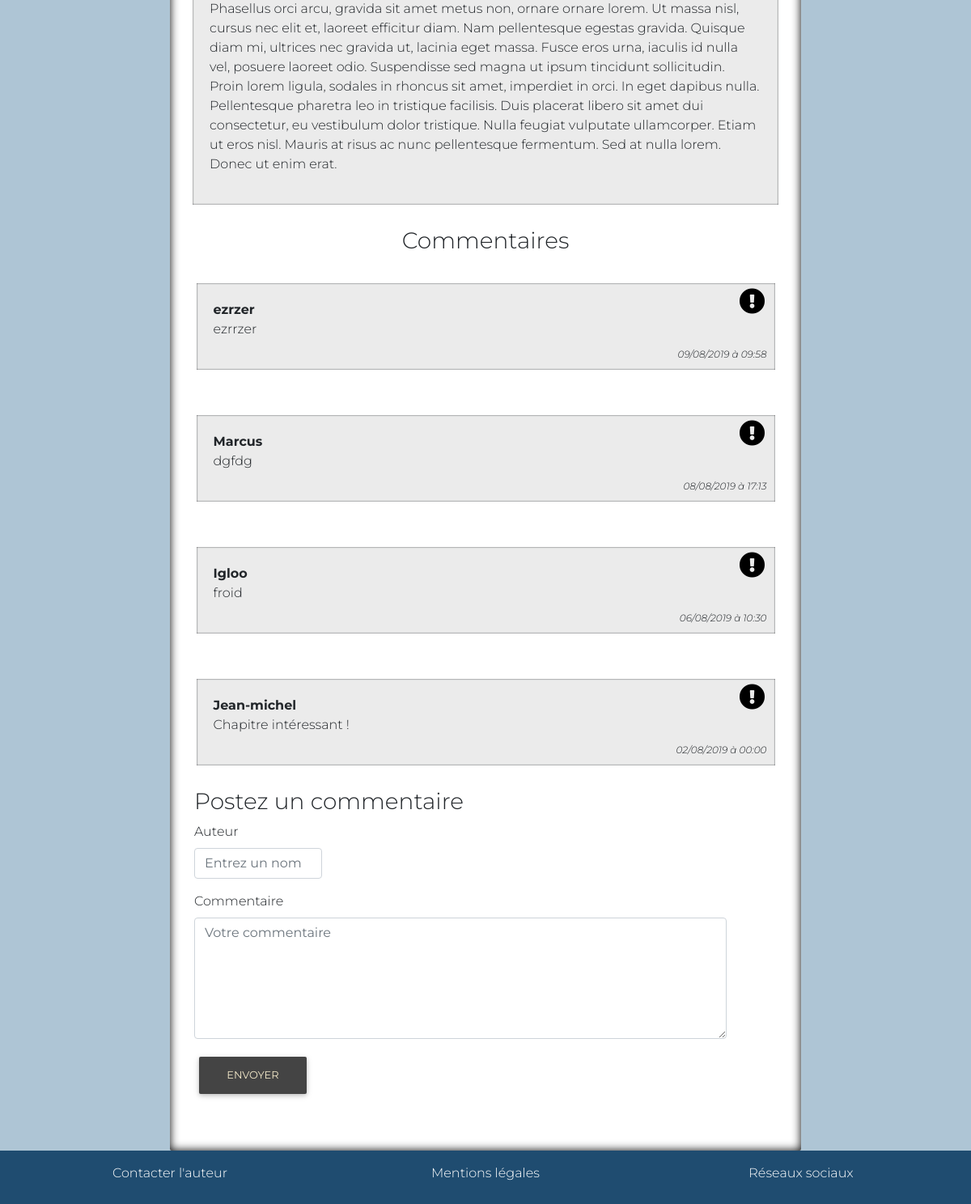
/index.php?action=post&id=1 (lower part), run on an earlier commit of the app's database.
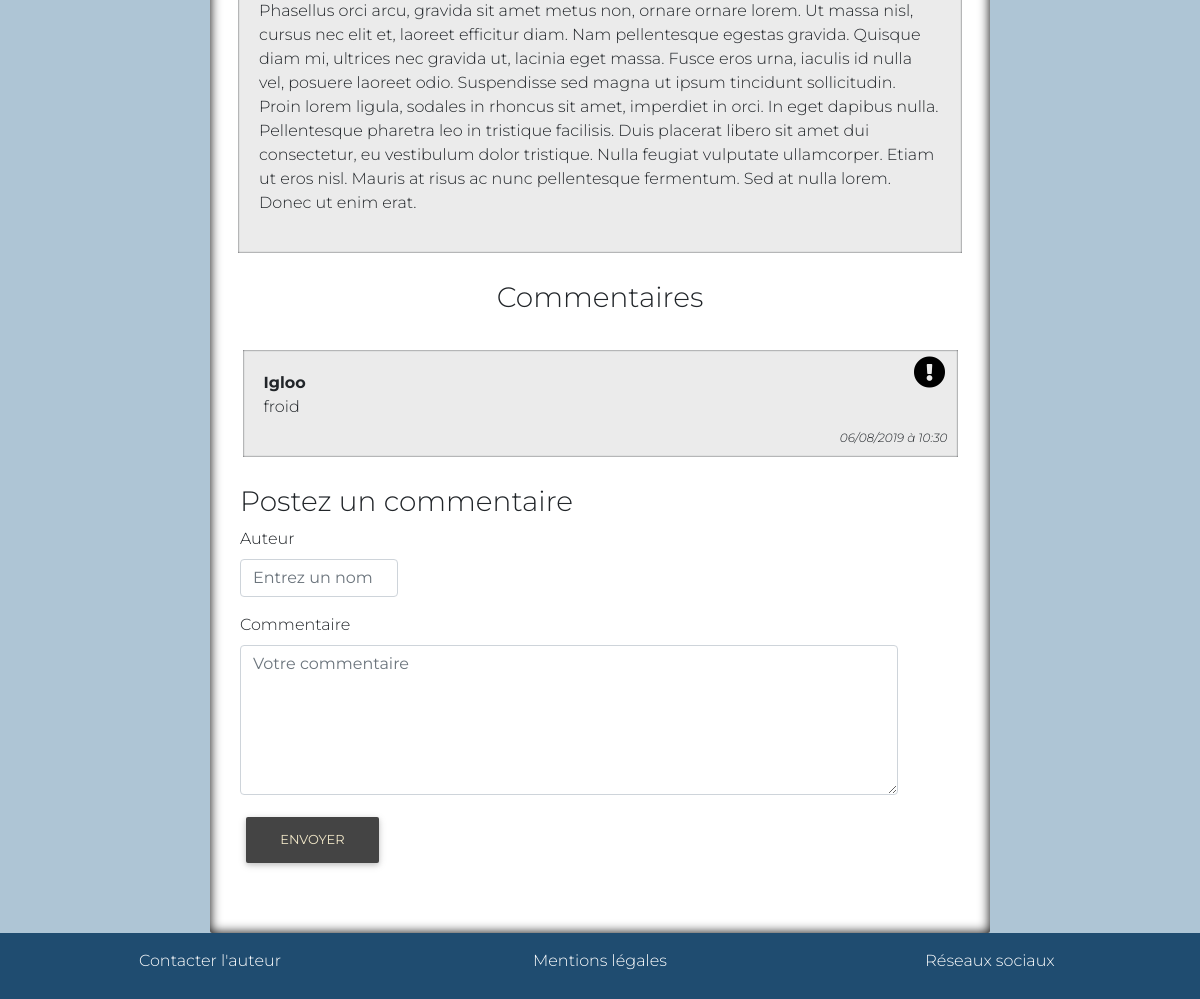
And on a later commit of the database.
### tables this page shows
CREATE TABLE IF NOT EXISTS `commentaires` (
  `id` int(11) NOT NULL AUTO_INCREMENT,
  `post_id` int(11) NOT NULL,
  `author` varchar(255) NOT NULL,
  `comment` text NOT NULL,
  `comment_date` datetime NOT NULL,
  `reported` int(11) DEFAULT NULL,
  PRIMARY KEY (`id`),
  KEY `commentaires_ibfk_1` (`post_id`)
);

### model/CommentManager.php (called while the page is built, shortened)
<?php
class CommentManager extends Manager
{
    public function getComments($postId)
    {
        $db = $this->dbConnect();
        $comments = $db->prepare('SELECT id, author, comment, reported, post_id, DATE_FORMAT(comment_date, \'%d/%m/%Y à %H:%i\') AS comment_date_fr FROM commentaires WHERE post_id = ? ORDER BY comment_date DESC');
        $comments->execute(array($postId));
        return $comments;
    }
}

### model/PostManager.php (called while the page is built, shortened)
<?php
class PostManager extends Manager
{
	public function getPost($postId)
    {
        $db = $this->dbConnect();
        $req = $db->prepare('SELECT id, title, picture, content FROM billets WHERE id = ?');
        $req->execute(array($postId));
        $post = $req->fetch();
        return $post;
    }
}

### view/postView.php (the view, shortened to what this page needs)
<div class="container jumbotron jumbotron-fluid col-lg-8 col-md-12 col-sm-12 col-xs-12 d-flex flex-wrap justify-content-center ">
    <div class="text-container"> <?= $post['content'] ?> </div>
    <h3 id="title-comments">Commentaires</h3>
    <?php
    while ($comment = $comments->fetch()) {
    ?>
        <p class="text-container col-11">
            <strong><?= htmlspecialchars($comment['author']) ?></strong><br>
            <a href="
            <?php
            if($comment['reported'] == null) {
              echo 'index.php?action=reportComment&amp;id='.$comment["id"].'&amp;p_id= '.  $comment["post_id"] .' ';
            } else {
                echo "#title-comments"; }
            ?>
            " title="Signaler ce commentaire">
            <i class="fas fa-exclamation-circle
            <?php
            if($comment['reported'] != null) {
                echo "text-muted"; }
            ?>
            " data-toggle="tooltip" data-placement="top" title="
            <?php
            if($comment['reported'] != null) {
                echo "Ce commentaire a déjà été signalé et est en cours de traitement par le modérateur";
            } else {
                echo "Signaler ce commentaire"; }
            ?>
            "></i></a>
            <?= htmlspecialchars($comment['comment']) ?>
            <i class="com-date"><?= $comment['comment_date_fr'] ?></i>
        </p>
    <?php
    }
    ?>
    <form class="col-12" action="index.php?action=addComment&amp;id=<?= $post['id'] ?>#title-comments" method="post">
        <h3 class="col-11">Postez un commentaire</h3>
      <div class="form-group col-lg-3 col-md-4 col-8">
        <label for="author">Auteur</label>
        <input type="text" class="form-control" name="author" id="author" placeholder="Entrez un nom">
    </div>
    <div class="form-group col-11">
        <label for="comment">Commentaire</label>
        <textarea class="form-control ml-0" name="comment" id="comment" rows="3" placeholder="Votre commentaire"></textarea>
    </div>
    <div class="col-11">
        <button type="submit" class="btn btn-primary">Envoyer</button>
    </div>
    </form>
</div>
<?php require('template.php'); ?>

What changed in the data, as far as the page shows it:
removed commentaires: author "ezrzer", comment "ezrrzer", comment_date_fr "09/08/2019 à 09:58"
removed commentaires: author "Marcus", comment "dgfdg", comment_date_fr "08/08/2019 à 17:13"
removed commentaires: author "Jean-michel", comment "Chapitre intéressant !", comment_date_fr "02/08/2019 à 00:00"
